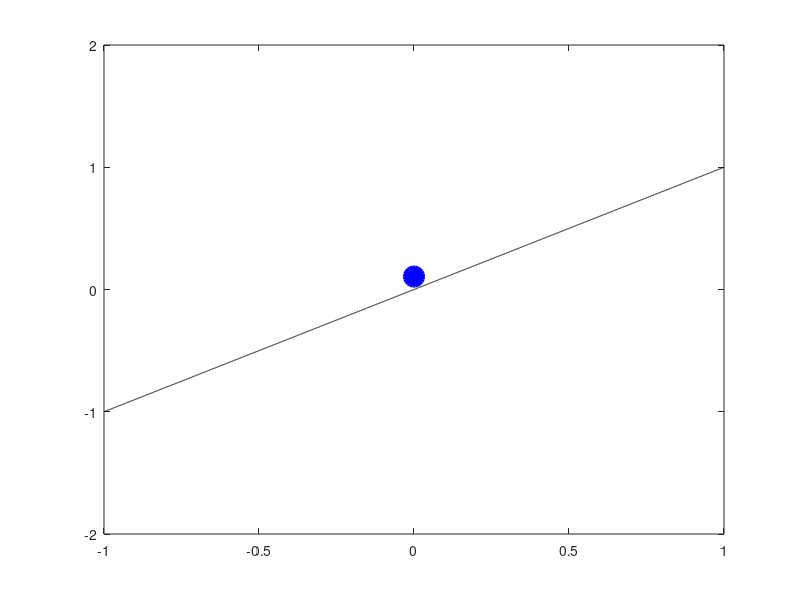

Write the MATLAB code that produced this figure. (Note: this script raises an error after producing the figure.)
clc;
clear();

x = linspace(-1,1,5E3);
y = @(x) (x+1/2).*(x+1/4).*(x-1/4).*(x-1/2);
t = linspace(0,2*pi,500);

% Lines
plot(x,x,'k',0,0.106,'bo','MarkerFaceColor','b','LineWidth',2,'MarkerSize',14);
axis([-1,1,-2,2]);
MakePNG('NoEquilibirum');
CropOuterWhite(WhereWeAre(),'NoEquilibirum');
%
plot(x,x*0,'k',0,0.095,'bo','MarkerFaceColor','b','LineWidth',2,'MarkerSize',14);
axis([-1,1,-2,2]);
MakePNG('NeutralEquilibirum');
CropOuterWhite(WhereWeAre(),'NeutralEquilibirum');


% Ellipses
plot(cos(t)/1.4,6*sin(t)-2,'k',0,4.29,'bo','MarkerFaceColor','b','LineWidth',2,'MarkerSize',14);
axis([-1,1,-2,10]);
MakePNG('Unstable');
CropOuterWhite(WhereWeAre(),'Unstable');
%
plot(cos(t)/1.4,6*sin(t)-2,'k',0,-7.78,'bo','MarkerFaceColor','b','LineWidth',2,'MarkerSize',14);
axis([-1,1,-10,-1]);
MakePNG('Stable');
CropOuterWhite(WhereWeAre(),'Stable');

% Quartics
plot(x,100*y(x),'k',0,1.86,'bo','MarkerFaceColor','b','LineWidth',2,'MarkerSize',14);
axis([-1,1,-2,10]);
MakePNG('LinearlyUnstableNonlinearlyStable');
CropOuterWhite(WhereWeAre(),'LinearlyUnstableNonlinearlyStable');
%
plot(x,-100*y(x),'k',0,-1.265,'bo','MarkerFaceColor','b','LineWidth',2,'MarkerSize',14);
axis([-1,1,-10,2]);
MakePNG('LinearlyStableNonlinearlyUnstable');
CropOuterWhite(WhereWeAre(),'LinearlyStableNonlinearlyUnstable');


